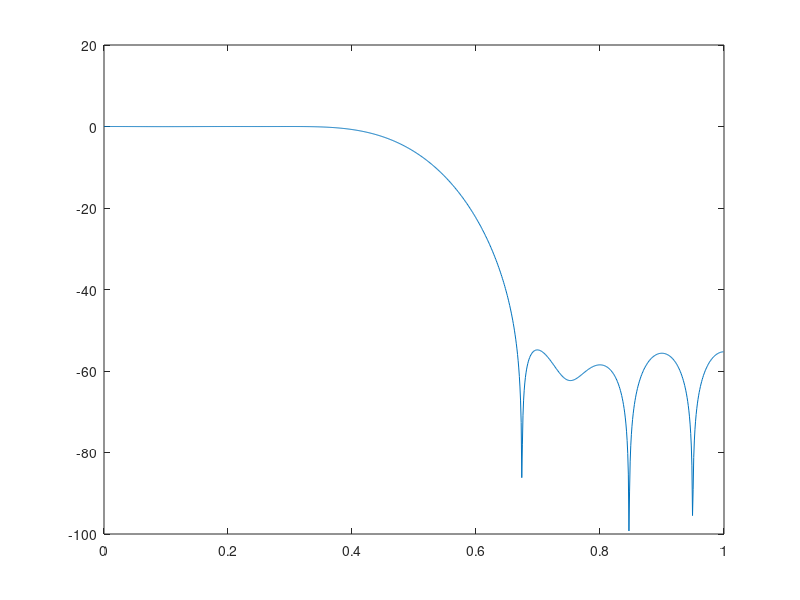

The MATLAB script that drew this image:
 M = 21; 
fc = 0.5; 
h =  fir1(M-1,fc); 
%input number of case runs
NumberCases = 200;
%specify length and variance of measurement noise signal v
N = 1800; 
sig2 = 1e-6;
%Specify length of pilot signal u
InputLength = N + M -1;
%Specify step size for LMA algorith μ
mu = 0.01;
%Preallocate average impulse response of the adaptive filter
w_avg = zeros(1,M);
%Preallocate average estimation error vector 
%This needs implementing
e_avg = zeros(1,N);
for i = 1: NumberCases
    randn('state', i); 
    u = randn(1,InputLength); 
    m = mean(u);
    u = u - m;
    vr = var(u);
    u = u/sqrt(vr); 
    randn('state', i + NumberCases); 
    v = randn(1,N);
    m = mean(v);
    v = v - m;
    vr = var(v);
    v = sqrt(sig2/vr)*v;
    w=zeros(1,N);
end

e_avg = e_avg/NumberCases;
w_avg = w_avg/NumberCases;

semilogy(e_avg);
[H,w] = freqz(h,1,1024); 
plot(w/pi,20*log10(abs(H))); 